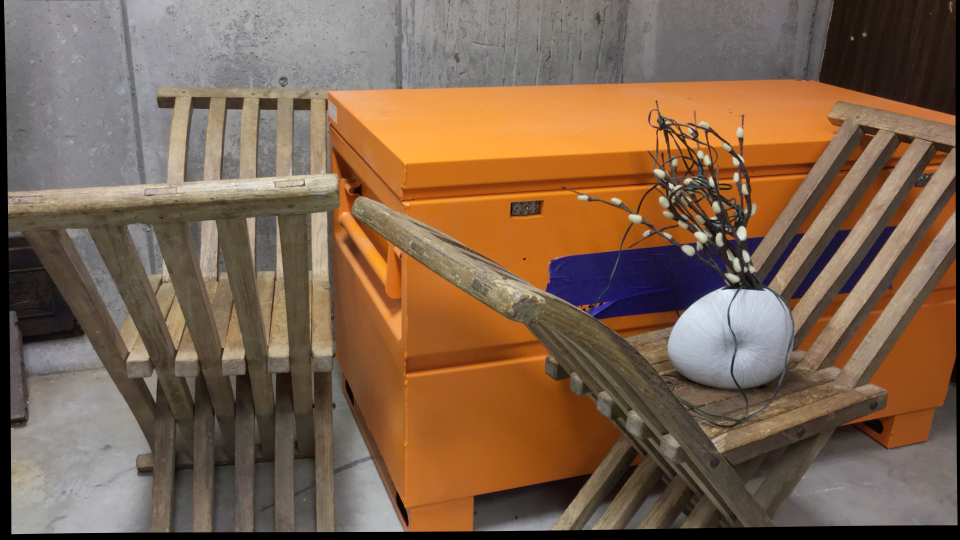
#> input picture Images/im0.png, 1920 x 1080 px, found by its file name (shown at 1/2 size)
$ python stereo_vision.py
#> lines starting #> are read from the running program, lines starting #| are printed output that depends on the picture; pictures that were not available may be replaced by others from this repository, and a replacement may not be noted
### Utils/calibration.py
import numpy as np
import cv2

def get_params(f):
    if f == 'curule':
        K = np.array([[1758.23, 0 , 977.42],[ 0 ,1758.23, 552.15],[0, 0 ,1]])
        K_hat = np.array([[1758.23, 0 , 977.42],[ 0 ,1758.23, 552.15],[0, 0 ,1]])
        baseline = 88.39
        d_thresh = 100000
    elif f == 'octagon':
        K = np.array([[1742.11, 0 ,804.90], [0, 1742.11, 541.22,],[0, 0, 1]])
        K_hat = np.array([[1742.11, 0 ,804.90], [0, 1742.11, 541.22,],[0, 0, 1]])
        baseline=221.76
        d_thresh = 90000
    else:
        K = np.array([[1729.05, 0, -364.24], [0 ,1729.05, 552.22], [0, 0, 1]])
        K_hat = np.array([[1729.05, 0, -364.24], [0 ,1729.05, 552.22], [0, 0, 1]])
        baseline=537.75
        d_thresh = 100000
    return K, K_hat, baseline, d_thresh

def feature_matching(img1, img2, name):
    orb = cv2.ORB_create()
    # find the keypoints and descriptors with ORB
    kp1, des1 = orb.detectAndCompute(img1,None)
    kp2, des2 = orb.detectAndCompute(img2,None)
    bf = cv2.BFMatcher(cv2.NORM_HAMMING, crossCheck=True)
    # Match descriptors.
    matches = bf.match(des1,des2)
    # Sort them in the order of their distance.
    matches = sorted(matches, key = lambda x:x.distance)
    p1 = []
    p2 = []
    for match in matches[:50]:
        p1.append([int(kp1[match.queryIdx].pt[0]),int(kp1[match.queryIdx].pt[1])])
        p2.append([int(kp2[match.trainIdx].pt[0]),int(kp2[match.trainIdx].pt[1])])
    img3 = cv2.drawMatches(img1,kp1,img2,kp2,matches[:100],None,flags=cv2.DrawMatchesFlags_NOT_DRAW_SINGLE_POINTS)
    cv2.imwrite(name + '_feature_match.png', img3)
    return p1, p2

def construct_A(p1,p2):
    A = []
    for i in range(p1.shape[0]):
        row = [p1[i,0]*p2[i,0], p1[i,0]*p2[i,1], p1[i,0], p1[i,1]*p2[i,0], p1[i,1]*p2[i,1], p1[i,1], p2[i,0], p2[i,1], 1]
        A.append(row)
    return A

def compute_fundamental_matrix(A):
    U, S, Vt = np.linalg.svd(np.array(A))
    f= Vt[np.argmin(S)]
    F = np.array([[f[0], f[1],f[2]],
                    [f[3],f[4],f[5]],
                    [f[6],f[7],f[8]]])
    # enforcing rank 2 constraint
    u ,s, vt = np.linalg.svd(F)
    s = np.diag(s)
    s[2,2] = 0
    F = np.dot(u, np.dot(s,vt))
    return F

def compute_error(x1, x2, f_matrix):
    x_1 = np.hstack((x1,1))
    x_2 = np.hstack((x2, 1))
    e = np.dot(x_2.T, np.dot(f_matrix, x_1))
    return np.abs(e)

def Ransac(p1,p2, n, threshold):
    inliers = []
    max_S = 0
    correct_f = None
    for i in range(n):
        points = []
        index = np.random.choice(p1.shape[0], 8, replace = 'False')
        x1_hat = p1[index,:]
        x2_hat = p2[index,:]
        S = 0
        a = construct_A(x1_hat, x2_hat)
        f = compute_fundamental_matrix(a)
        for j in range(p1.shape[0]):
            error = compute_error(p1[j,:], p2[j,:], f)
            if error < threshold:
                points.append(j)
                S+=1
        if S > max_S:
            max_S = S
            inliers = points
            correct_f = f
    if correct_f is None:
        correct_f = cv2.findFundamentalMat(p1, p2, cv2.FM_RANSAC)

    return correct_f, inliers

def compute_essential_matrix(f,k1,k2):
    k2_t = k2.T
    e = np.dot(k2_t,np.dot(f,k1))
    U,S,Vt = np.linalg.svd(e)
    S = [1,1,0]
    E = np.dot(U,np.dot(np.diag(S),Vt))
    return E

# [72 lines left out: functions estimate_camera_pose, linear_triangulation, cheirality_check, find_correct_pose, not called in this run]

### stereo_vision.py
from pprint import pprint
from numpy import float32
from Utils.calibration import *
from Utils.correspondence import *
from Utils.rectification import *

def main():
    data_folders = ['curule', 'pendulum', 'octagon']

    for folder in data_folders:
        K1, K2, b, thresh = get_params(folder)
        i1 = cv2.imread('data/' + folder + '/im0.png')
#> i1 is the input picture: shape (1080, 1920, 3); mean B, G, R 78.9, 99.9, 126
        i2 = cv2.imread('data/' + folder + '/im1.png')
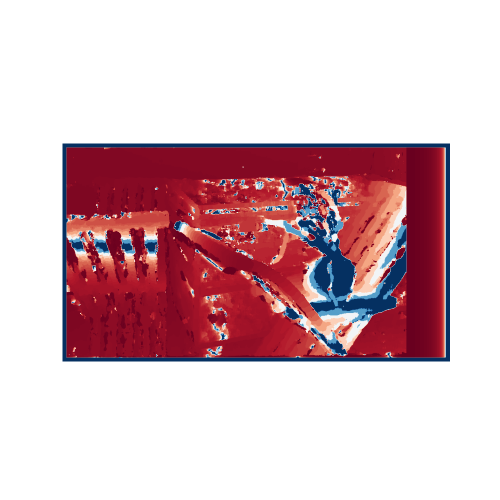
#> input picture Images/curule_depthMap.png, 1000 x 1000 px, given in place of im1.png, which was not available (shown at 1/2 size)
#> i2 is the input picture: shape (1000, 1000, 3); mean B, G, R 192.1, 185.6, 217.2
        image1 = i1.copy()
        image2 = i2.copy()
        img1 = cv2.cvtColor(i1, cv2.COLOR_BGR2GRAY)
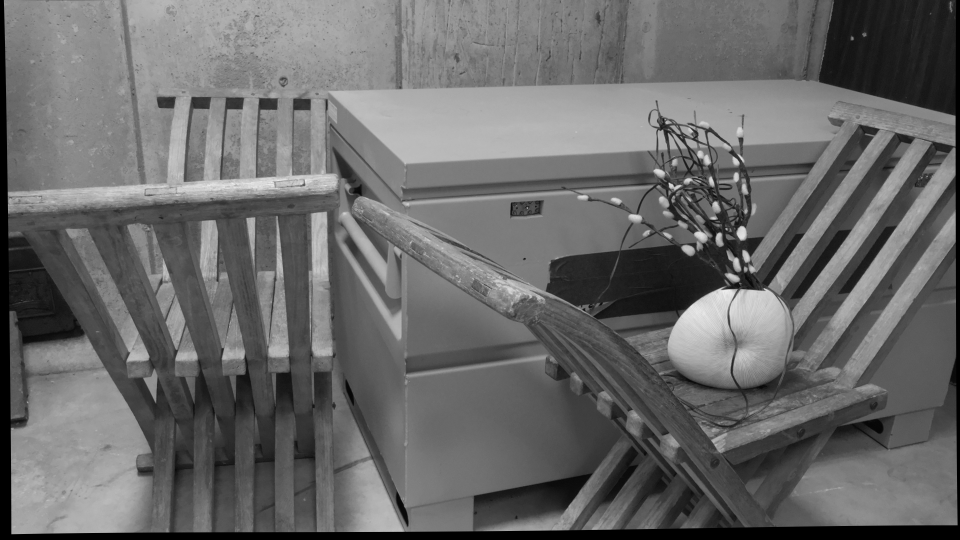
#> img1: shape (1080, 1920) (shown at 1/2 size); min 0, max 249, mean 105.3
        img2 = cv2.cvtColor(i2, cv2.COLOR_BGR2GRAY)
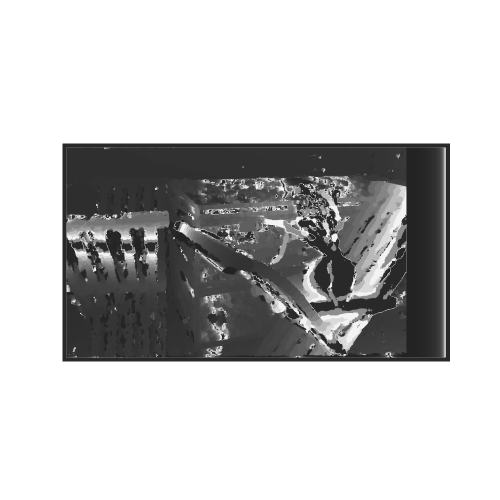
#> img2: shape (1000, 1000) (shown at 1/2 size); min 34, max 255, mean 195.8
        points1, points2 = feature_matching(img1, img2, folder)
#> in feature_matching, `kp1, des1 = orb.detectAndCompute(img1,None)`: kp1 = 500 keypoints; strongest (x, y, size): (1483, 473, 111.1), (1338, 367, 37.2), (1481, 475, 92.6), (1338, 366, 31)
#> in feature_matching, `kp2, des2 = orb.detectAndCompute(img2,None)`: kp2 = 500 keypoints; strongest (x, y, size): (897, 288, 44.6), (126, 721, 37.2), (896, 289, 77.1), (125, 288, 44.6)
#> in feature_matching, `matches = bf.match(des1,des2)`: matches = 145 matches
#> the loop in feature_matching, `for match in matches[:50]:` made 50 passes
#> after the loop in feature_matching, `for match in matches[:50]:`: p1 = 50 pairs, first value 1307 to 1504, second value 202 to 558; p2 = 50 pairs, first value 134 to 897, second value 288 to 698
#> in feature_matching, `img3 = cv2.drawMatches(img1,kp1,img2,kp2,matches[:100],None,flags=cv2...`:
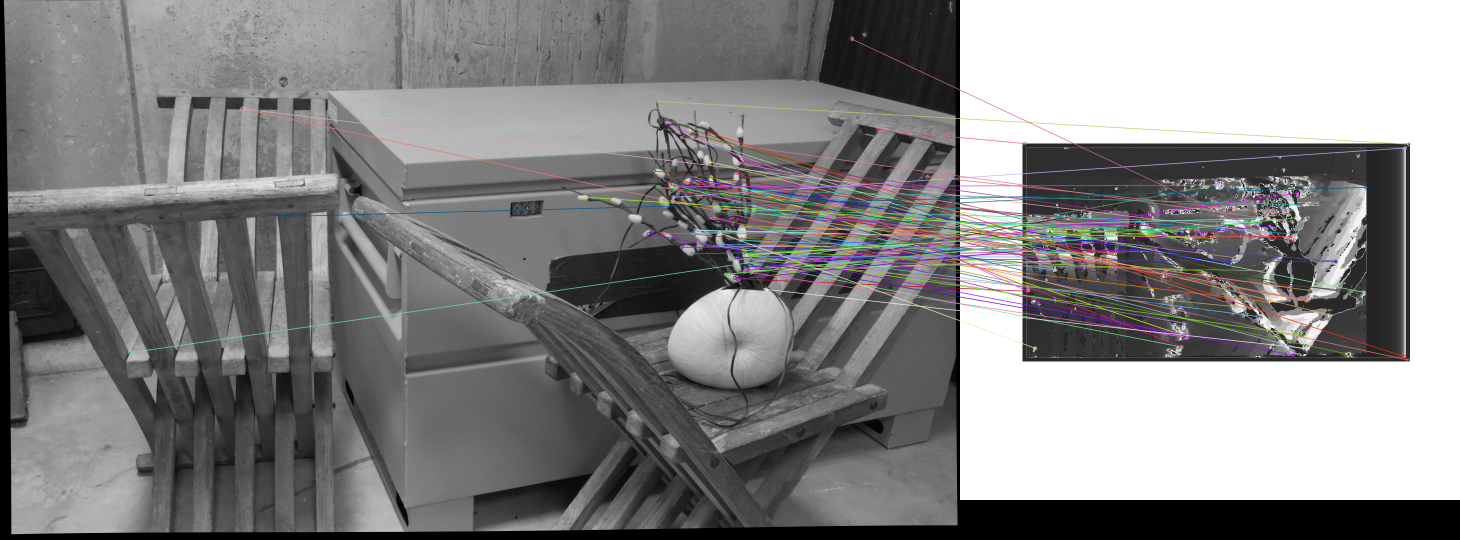
#> img3: shape (1080, 2920, 3) (shown at 1/2 size); mean of channels 0, 1, 2 132, 131.8, 132.5; drawn as B, G, R
#> points1 has the same summary as p1 in feature_matching; points2 has the same summary as p2 in feature_matching
        points1 = np.array(points1).astype(float32)
        points2 = np.array(points2).astype(float32)
        # fundamental_matrix, inliers = cv2.findFundamentalMat(points1, points2, cv2.FM_RANSAC)
        # print(fundamental_matrix)
        A  = construct_A(points1, points2)
#> the loop in construct_A, `for i in range(p1.shape[0]):` made 50 passes
#> row on passes 1 to 11: [357106, 663781, 1363, 129428, 240578, 494, 262, 487, 1], [288558, 666332, 1394, 95220, 219880, 460, 207, 478, 1], [754572, 837492, 1382, 196560, 218160, 360, 546, 606, 1], [644699, 684226, 1363, 233189, 247486, 493, 473, 502, 1], [659022, 1033263, 1491, 231608, 363132, 524, 442, 693, 1], [415431, 772791, 1489, 151776, 282336, 544, 279, 519, 1], [629946, 951318, 1422, 156822, 236826, 354, 443, 669, 1], [558348, 711144, 1428, 157573, 200694, 403, 391, 498, 1], [415152, 770784, 1488, 150939, 280238, 541, 279, 518, 1], [305739, 703052, 1477, 115506, 265608, 558, 207, 476, 1], [1004640, 699660, 1495, 259392, 180648, 386, 672, 468, 1]
#> after the loop in construct_A, `for i in range(p1.shape[0]):`: A = 50 items
#> A = 50 items
        fundamental_mat = compute_fundamental_matrix(A)
#> in compute_fundamental_matrix, `U, S, Vt = np.linalg.svd(np.array(A))`:
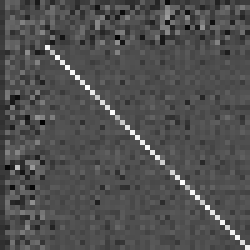
#> U: shape (50, 50) float64 (shown 5 times larger); min -0.452, max 0.973, mean -0.00283; drawn with min black and max white
#> in compute_fundamental_matrix, `U, S, Vt = np.linalg.svd(np.array(A))`: S = [7510511.9, 1611412.2, 385953.7, 116353.5, 1567.4, 175.6, 98.89, 33.51, 0.0295]
#> in compute_fundamental_matrix, `f= Vt[np.argmin(S)]`: f = [1.73e-10, 1.57e-06, -0.000814, 1.54e-08, -7.25e-07, 0.000362, -3.81e-06, -0.00193, 1]
#> in compute_fundamental_matrix, `F = np.array([[f[0], f[1],f[2]], [f[3],f[4],f[5]], [f[6],f[7],f[8]]])`: F = [[1.73e-10, 1.57e-06, -0.000814], [1.54e-08, -7.25e-07, 0.000362], [-3.81e-06, -0.00193, 1]]
#> in compute_fundamental_matrix, `u ,s, vt = np.linalg.svd(F)`: u = [[-0.000814, 0.202, 0.979], [0.000362, -0.979, 0.202], [1, 0.00052, 0.000724]]; s = [1, 3.26e-08, 6.14e-10]; vt = [[-3.81e-06, -0.00193, 1], [-0.523, 0.853, 0.00164], [0.853, 0.523, 0.00101]]
#> in compute_fundamental_matrix, `s = np.diag(s)`: s = [[1, 0, 0], [0, 3.26e-08, 0], [0, 0, 6.14e-10]]
#> in compute_fundamental_matrix, `F = np.dot(u, np.dot(s,vt))`: F = [[-3.4e-10, 1.57e-06, -0.000814], [1.53e-08, -7.25e-07, 0.000362], [-3.81e-06, -0.00193, 1]]
#> fundamental_mat has the same summary as F in compute_fundamental_matrix
        print('********** Dataset {}**********'.format(folder))
        print('Fundamental Matrix')
        pprint(fundamental_mat)
#| array([[-3.40405444e-10,  1.57429851e-06, -8.14040505e-04],
#|        [ 1.52814053e-08, -7.25377889e-07,  3.62315308e-04],
#|        [-3.81465998e-06, -1.92702106e-03,  9.99997746e-01]])
        final_f, final_points = Ransac(points1, points2,2000, 0.002)
#> the loop in Ransac, `for i in range(n):` made 2000 passes
        print('Fundamental Matrix after RANSAC')
        pprint(final_f)
#> (printed output is left out)
        essential_mat = compute_essential_matrix(final_f, K1,K2)
        print('Essential Matrix')
        pprint(essential_mat)
        c,r = estimate_camera_pose(essential_mat)
        r_i = np.eye(3)
        c_i = np.zeros((3,1))
        X_3d = []
        for i in range(len(r)):
            X = linear_triangulation(K1, r_i, r[i], c_i, c[i], points1, points2)
            X = X/X[:,3].reshape(-1,1)
            X_3d.append(X)
        R_final, C_final, X_final = find_correct_pose(r,c,X_3d)
        print('Rotation matrix')
        pprint(R_final)
        print('Translation matrix')
        pprint(C_final)

        ########### Rectification Part ############

        h1, h2 = find_H(image1, image2, points1, points2, final_f)
        h_1, w_1 = img1.shape[0], img1.shape[1]
        h_2, w_2 = img2.shape[0], img2.shape[1]
        # epilines(img1, img2, points1, points2, fundamental_matrix)
        img1_rectified = cv2.warpPerspective(img1, h1, (w_1, h_1))
        img2_rectified = cv2.warpPerspective(img2, h2, (w_2, h_2))
        left_img = img1_rectified.copy()
        right_img = img2_rectified.copy()
        dst1 = cv2.perspectiveTransform(points1.reshape(-1,1,2), h1).squeeze()
        dst2 = cv2.perspectiveTransform(points2.reshape(-1,1,2),h2).squeeze()
        h2_t_inv =  np.linalg.inv(h2.T)
        h1_inv = np.linalg.inv(h1)
        F_rectified = np.dot(h2_t_inv, np.dot(final_f, h1_inv))
        lines1, lines2 = epilines(img1_rectified, img2_rectified, dst1, dst2, F_rectified, folder)

        ########### Correspondence Part ############
        print('Caculating disparity map for '+ folder)
        disparityMap = disparity_map(left_img, right_img)
        plt.figure(figsize=  (10,10))
        plt.axis('off')
        plt.imshow(disparityMap, cmap=plt.cm.RdBu, interpolation='bilinear')
        plt.savefig(folder + '_disparity.png')
        plt.imshow(disparityMap, cmap='gray', interpolation='bilinear')
        plt.axis('off')
        plt.savefig(folder + '_disparity_gray.png')

        ########### Depth Map Part ############
        print('Caculating depth map for '+ folder)
        f = K1[0,0]
        depthMap = (b*f)/(disparityMap + 1e-15)
        depthMap[depthMap > thresh] = thresh
        depthMap = np.uint8(depthMap * 255 / np.max(depthMap))
        plt.figure(figsize=  (10,10))
        plt.imshow(depthMap, cmap=plt.cm.RdBu, interpolation='bilinear')
        plt.axis('off')
        plt.savefig(folder + '_depthMap.png')
        plt.imshow(depthMap, cmap='gray', interpolation='bilinear')
        plt.axis('off')
        plt.savefig(folder + '_depthMap_gray.png')

if __name__ == '__main__':
#> (the run stopped early here; a loop or call above may not have finished)
